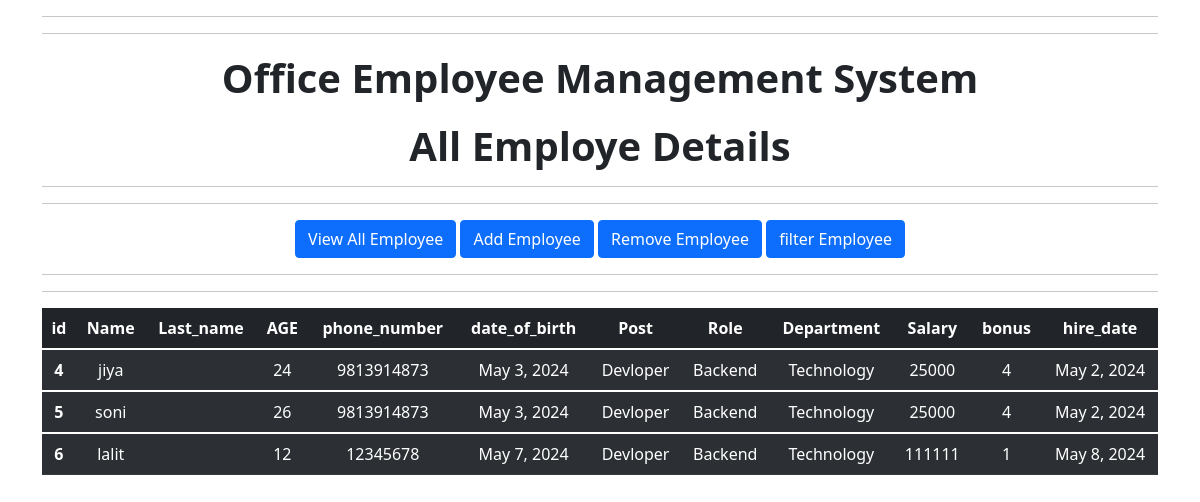
The app's page /all_emp with its own data.
### Employee/models.py (models this page shows, shortened)
class Employes(models.Model):
    Name=models.CharField(max_length=20)
    last_name=models.CharField(max_length=20)
    age=models.IntegerField()
    phone_number=models.IntegerField()
    date_of_birth=models.DateField()
    Post=models.CharField(max_length=20)
    role=models.ForeignKey(Role,on_delete=models.CASCADE)
    department=models.ForeignKey(Department,on_delete=models.CASCADE)
    salary=models.IntegerField(default=0)
    bonus=models.IntegerField(default=0)
    hire_date=models.DateField()
    def __str__(self):
        return "%s %s %s" %(self.Name,self.last_name,self.age)

class Role(models.Model):
    name=models.CharField(max_length=200,null=True)

class Department(models.Model):
    name=models.CharField(max_length=100,null=False)
    locattion=models.CharField(max_length=100)

### Employee/views.py (the view)
# urls.py: path('all_emp',views.all_emp,name='index' ),
def all_emp(request):
    emps=Employes.objects.all()
    context={
        'emps':emps
    }
    print(context)
    return render(request,'all_emp.html',context)

### Employee/templates/all_emp.html (shortened to what this page needs)
<!DOCTYPE html>
<html lang="en">
    <head><meta charset="UTF-8">
        <link href="https://cdn.jsdelivr.net/npm/bootstrap@5.1.3/dist/css/bootstrap.min.css" rel="stylesheet">
    </head>
    <body>
        <div class="container">
            <hr>
            <hr>
            <h1>            Office Employee Management System            </h1>
            <h1>All Employe Details</h1>
            <hr>
            <hr>
            <a class="btn btn-primary" href="/all_emp" role="button">View All Employee</a>
            <a class="btn btn-primary" href="/add_emp" role="button">Add Employee</a>
            <a class="btn btn-primary" href="/remove_emp" role="button">Remove Employee</a>
            <a class="btn btn-primary" href="/filter_emp" role="button">filter Employee</a>
            <hr>
            <hr>
            <table class="table table-dark table-striped align-middle">
                <thead>
                  <tr>
                    <th scope="col">id</th>
                    <th scope="col">Name</th>
                    <th scope="col">Last_name</th>
                    <th scope="col">AGE</th>
                    <th scope="col">phone_number</th>
                    <th scope="col">date_of_birth</th>
                    <th scope="col">Post</th>
                    <th scope="col">Role</th>
                    <th scope="col">Department</th>
                    <th scope="col">Salary</th>
                    <th scope="col">bonus</th>
                    <th scope="col">hire_date</th>
                  </tr>
                </thead>
                {% for emp in emps %}
                <tbody>
                  <tr>
                    <th scope="row">{{emp.id}}</th>
                    <td>{{emp.Name}}</td>
                    <td>{{emp.Last_name}}</td>
                    <td>{{emp.age}}</td>
                    <td>{{emp.phone_number}}</td>
                    <td>{{emp.date_of_birth}}</td>
                    <td>{{emp.Post}}</td>
                    <td>{{emp.role.name}}</td>
                    <td>{{emp.department.name}}</td>
                    <td>{{emp.salary}}</td>
                    <td>{{emp.bonus}}</td>
                    <td>{{emp.hire_date}}</td>
                  </tr>
                </tbody>
                {% endfor %}
              </table>
          </div>
      </body>
</html>

### Employee/templates/all_emp.html (style rules this page uses)
.container { text-align: center; }
h1 { margin-top: 20px; font-weight: bold; }

### records on screen
Employes: id "4", Name "jiya", age "24", phone_number "9813914873", date_of_birth "May 3, 2024", Post "Devloper", role.name "Backend", department.name "Technology", salary "25000", bonus "4", hire_date "May 2, 2024"
Employes: id "5", Name "soni", age "26", phone_number "9813914873", date_of_birth "May 3, 2024", Post "Devloper", role.name "Backend", department.name "Technology", salary "25000", bonus "4", hire_date "May 2, 2024"
Employes: id "6", Name "lalit", age "12", phone_number "12345678", date_of_birth "May 7, 2024", Post "Devloper", role.name "Backend", department.name "Technology", salary "111111", bonus "1", hire_date "May 8, 2024"
